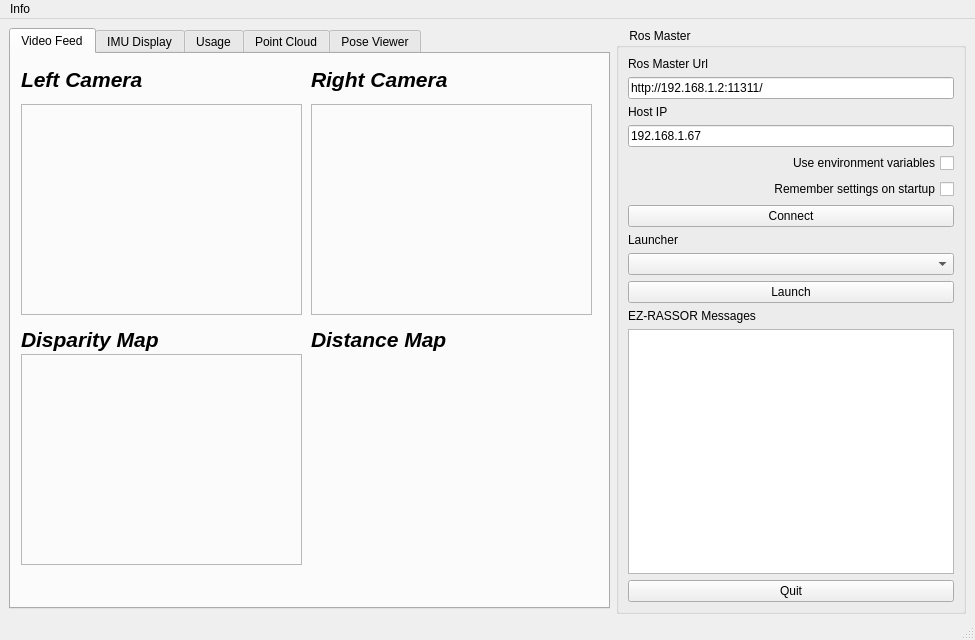
<?xml version="1.0" encoding="UTF-8"?>
<ui version="4.0">
 <class>MainWindowDesign</class>
 <widget class="QMainWindow" name="MainWindowDesign">
  <property name="geometry">
   <rect>
    <x>0</x>
    <y>0</y>
    <width>975</width>
    <height>640</height>
   </rect>
  </property>
  <property name="minimumSize">
   <size>
    <width>975</width>
    <height>640</height>
   </size>
  </property>
  <property name="maximumSize">
   <size>
    <width>975</width>
    <height>640</height>
   </size>
  </property>
  <property name="windowTitle">
   <string>EZ-RASSOR Monitoring System</string>
  </property>
  <property name="windowIcon">
   <iconset resource="../resources/images.qrc">
    <normaloff>:/images/icon.png</normaloff>:/images/icon.png</iconset>
  </property>
  <property name="locale">
   <locale language="English" country="Australia"/>
  </property>
  <widget class="QWidget" name="centralwidget">
   <layout class="QHBoxLayout">
    <item>
     <widget class="QTabWidget" name="tab_manager">
      <property name="minimumSize">
       <size>
        <width>100</width>
        <height>0</height>
       </size>
      </property>
      <property name="maximumSize">
       <size>
        <width>16777215</width>
        <height>600</height>
       </size>
      </property>
      <property name="locale">
       <locale language="English" country="Australia"/>
      </property>
      <property name="tabShape">
       <enum>QTabWidget::Rounded</enum>
      </property>
      <property name="currentIndex">
       <number>0</number>
      </property>
      <widget class="QWidget" name="tab_image">
       <property name="font">
        <font>
         <weight>50</weight>
         <bold>false</bold>
        </font>
       </property>
       <attribute name="title">
        <string>Video Feed</string>
       </attribute>
       <widget class="QLabel" name="front_camera">
        <property name="geometry">
         <rect>
          <x>10</x>
          <y>50</y>
          <width>281</width>
          <height>211</height>
         </rect>
        </property>
        <property name="frameShape">
         <enum>QFrame::StyledPanel</enum>
        </property>
        <property name="text">
         <string/>
        </property>
       </widget>
       <widget class="QLabel" name="back_camera">
        <property name="geometry">
         <rect>
          <x>300</x>
          <y>50</y>
          <width>281</width>
          <height>211</height>
         </rect>
        </property>
        <property name="frameShape">
         <enum>QFrame::StyledPanel</enum>
        </property>
        <property name="frameShadow">
         <enum>QFrame::Plain</enum>
        </property>
        <property name="text">
         <string/>
        </property>
       </widget>
       <widget class="QLabel" name="label_9">
        <property name="geometry">
         <rect>
          <x>10</x>
          <y>10</y>
          <width>171</width>
          <height>31</height>
         </rect>
        </property>
        <property name="text">
         <string>&lt;html&gt;&lt;head/&gt;&lt;body&gt;&lt;p&gt;&lt;span style=&quot; font-size:16pt; font-weight:600; font-style:italic;&quot;&gt;Left Camera&lt;/span&gt;&lt;/p&gt;&lt;/body&gt;&lt;/html&gt;</string>
        </property>
       </widget>
       <widget class="QLabel" name="label_10">
        <property name="geometry">
         <rect>
          <x>300</x>
          <y>10</y>
          <width>171</width>
          <height>31</height>
         </rect>
        </property>
        <property name="text">
         <string>&lt;html&gt;&lt;head/&gt;&lt;body&gt;&lt;p&gt;&lt;span style=&quot; font-size:16pt; font-weight:600; font-style:italic;&quot;&gt;Right Camera&lt;/span&gt;&lt;/p&gt;&lt;/body&gt;&lt;/html&gt;</string>
        </property>
       </widget>
       <widget class="QLabel" name="disparity_camera">
        <property name="geometry">
         <rect>
          <x>10</x>
          <y>300</y>
          <width>281</width>
          <height>211</height>
         </rect>
        </property>
        <property name="frameShape">
         <enum>QFrame::StyledPanel</enum>
        </property>
        <property name="text">
         <string/>
        </property>
       </widget>
       <widget class="QLabel" name="label_11">
        <property name="geometry">
         <rect>
          <x>10</x>
          <y>270</y>
          <width>171</width>
          <height>31</height>
         </rect>
        </property>
        <property name="text">
         <string>&lt;html&gt;&lt;head/&gt;&lt;body&gt;&lt;p&gt;&lt;span style=&quot; font-size:16pt; font-weight:600; font-style:italic;&quot;&gt;Disparity Map&lt;/span&gt;&lt;/p&gt;&lt;/body&gt;&lt;/html&gt;</string>
        </property>
       </widget>
       <widget class="QLabel" name="swamp">
        <property name="geometry">
         <rect>
          <x>300</x>
          <y>310</y>
          <width>281</width>
          <height>211</height>
         </rect>
        </property>
        <property name="frameShape">
         <enum>QFrame::NoFrame</enum>
        </property>
        <property name="frameShadow">
         <enum>QFrame::Plain</enum>
        </property>
        <property name="text">
         <string/>
        </property>
       </widget>
       <widget class="QLabel" name="label_14">
        <property name="geometry">
         <rect>
          <x>300</x>
          <y>270</y>
          <width>171</width>
          <height>31</height>
         </rect>
        </property>
        <property name="text">
         <string>&lt;html&gt;&lt;head/&gt;&lt;body&gt;&lt;p&gt;&lt;span style=&quot; font-size:16pt; font-weight:600; font-style:italic;&quot;&gt;Distance Map&lt;/span&gt;&lt;/p&gt;&lt;/body&gt;&lt;/html&gt;</string>
        </property>
       </widget>
      </widget>
      <widget class="QWidget" name="tab_imu">
       <attribute name="title">
        <string>IMU Display</string>
       </attribute>
       <widget class="QWidget" name="verticalLayoutWidget_2">
        <property name="geometry">
         <rect>
          <x>10</x>
          <y>10</y>
          <width>581</width>
          <height>541</height>
         </rect>
        </property>
        <layout class="QVBoxLayout" name="imu_viewer"/>
       </widget>
      </widget>
      <widget class="QWidget" name="tab_usage">
       <attribute name="title">
        <string>Usage</string>
       </attribute>
       <widget class="QProgressBar" name="cpuBar">
        <property name="geometry">
         <rect>
          <x>120</x>
          <y>30</y>
          <width>461</width>
          <height>61</height>
         </rect>
        </property>
        <property name="value">
         <number>24</number>
        </property>
       </widget>
       <widget class="QProgressBar" name="vmBar">
        <property name="geometry">
         <rect>
          <x>120</x>
          <y>120</y>
          <width>461</width>
          <height>61</height>
         </rect>
        </property>
        <property name="value">
         <number>24</number>
        </property>
       </widget>
       <widget class="QProgressBar" name="smBar">
        <property name="geometry">
         <rect>
          <x>120</x>
          <y>210</y>
          <width>461</width>
          <height>61</height>
         </rect>
        </property>
        <property name="value">
         <number>24</number>
        </property>
       </widget>
       <widget class="QProgressBar" name="dBar">
        <property name="geometry">
         <rect>
          <x>120</x>
          <y>300</y>
          <width>461</width>
          <height>61</height>
         </rect>
        </property>
        <property name="value">
         <number>24</number>
        </property>
       </widget>
       <widget class="QLabel" name="label_4">
        <property name="geometry">
         <rect>
          <x>50</x>
          <y>40</y>
          <width>61</width>
          <height>51</height>
         </rect>
        </property>
        <property name="text">
         <string>&lt;html&gt;&lt;head/&gt;&lt;body&gt;&lt;p align=&quot;right&quot;&gt;&lt;span style=&quot; font-size:14pt; font-weight:600; font-style:italic;&quot;&gt;CPU &lt;/span&gt;&lt;/p&gt;&lt;p align=&quot;right&quot;&gt;&lt;span style=&quot; font-size:14pt; font-weight:600; font-style:italic;&quot;&gt; Usage &lt;/span&gt;&lt;/p&gt;&lt;/body&gt;&lt;/html&gt;</string>
        </property>
       </widget>
       <widget class="QLabel" name="label_5">
        <property name="geometry">
         <rect>
          <x>30</x>
          <y>130</y>
          <width>81</width>
          <height>51</height>
         </rect>
        </property>
        <property name="text">
         <string>&lt;html&gt;&lt;head/&gt;&lt;body&gt;&lt;p align=&quot;right&quot;&gt;&lt;span style=&quot; font-size:14pt; font-weight:600; font-style:italic;&quot;&gt;Virtual &lt;/span&gt;&lt;/p&gt;&lt;p align=&quot;right&quot;&gt;&lt;span style=&quot; font-size:14pt; font-weight:600; font-style:italic;&quot;&gt;Memory &lt;/span&gt;&lt;/p&gt;&lt;/body&gt;&lt;/html&gt;</string>
        </property>
       </widget>
       <widget class="QProgressBar" name="batBar">
        <property name="geometry">
         <rect>
          <x>120</x>
          <y>390</y>
          <width>461</width>
          <height>61</height>
         </rect>
        </property>
        <property name="value">
         <number>24</number>
        </property>
       </widget>
       <widget class="QLabel" name="label_6">
        <property name="geometry">
         <rect>
          <x>30</x>
          <y>220</y>
          <width>81</width>
          <height>51</height>
         </rect>
        </property>
        <property name="text">
         <string>&lt;html&gt;&lt;head/&gt;&lt;body&gt;&lt;p align=&quot;right&quot;&gt;&lt;span style=&quot; font-size:14pt; font-weight:600; font-style:italic;&quot;&gt;Swap &lt;/span&gt;&lt;/p&gt;&lt;p align=&quot;right&quot;&gt;&lt;span style=&quot; font-size:14pt; font-weight:600; font-style:italic;&quot;&gt;Memory &lt;/span&gt;&lt;/p&gt;&lt;/body&gt;&lt;/html&gt;</string>
        </property>
       </widget>
       <widget class="QLabel" name="label_7">
        <property name="geometry">
         <rect>
          <x>30</x>
          <y>310</y>
          <width>81</width>
          <height>51</height>
         </rect>
        </property>
        <property name="text">
         <string>&lt;html&gt;&lt;head/&gt;&lt;body&gt;&lt;p align=&quot;right&quot;&gt;&lt;span style=&quot; font-size:14pt; font-weight:600; font-style:italic;&quot;&gt;Disk &lt;/span&gt;&lt;/p&gt;&lt;p align=&quot;right&quot;&gt;&lt;span style=&quot; font-size:14pt; font-weight:600; font-style:italic;&quot;&gt; Usage &lt;/span&gt;&lt;/p&gt;&lt;/body&gt;&lt;/html&gt;</string>
        </property>
       </widget>
       <widget class="QLabel" name="label_8">
        <property name="geometry">
         <rect>
          <x>10</x>
          <y>400</y>
          <width>101</width>
          <height>51</height>
         </rect>
        </property>
        <property name="text">
         <string>&lt;html&gt;&lt;head/&gt;&lt;body&gt;&lt;p align=&quot;right&quot;&gt;&lt;span style=&quot; font-size:14pt; font-weight:600; font-style:italic;&quot;&gt;Battery &lt;/span&gt;&lt;/p&gt;&lt;p align=&quot;right&quot;&gt;&lt;span style=&quot; font-size:14pt; font-weight:600; font-style:italic;&quot;&gt;Remaining &lt;/span&gt;&lt;/p&gt;&lt;/body&gt;&lt;/html&gt;</string>
        </property>
       </widget>
       <widget class="QProgressBar" name="batBar_2">
        <property name="geometry">
         <rect>
          <x>120</x>
          <y>480</y>
          <width>461</width>
          <height>61</height>
         </rect>
        </property>
        <property name="value">
         <number>24</number>
        </property>
       </widget>
       <widget class="QLabel" name="label_13">
        <property name="geometry">
         <rect>
          <x>10</x>
          <y>490</y>
          <width>101</width>
          <height>51</height>
         </rect>
        </property>
        <property name="text">
         <string>&lt;html&gt;&lt;head/&gt;&lt;body&gt;&lt;p align=&quot;right&quot;&gt;&lt;span style=&quot; font-size:14pt; font-weight:600; font-style:italic;&quot;&gt;Dank &lt;/span&gt;&lt;/p&gt;&lt;p align=&quot;right&quot;&gt;&lt;span style=&quot; font-size:14pt; font-weight:600; font-style:italic;&quot;&gt;Meter &lt;/span&gt;&lt;/p&gt;&lt;/body&gt;&lt;/html&gt;</string>
        </property>
       </widget>
      </widget>
      <widget class="QWidget" name="tab_pc">
       <attribute name="title">
        <string>Point Cloud</string>
       </attribute>
       <widget class="QWidget" name="verticalLayoutWidget">
        <property name="geometry">
         <rect>
          <x>10</x>
          <y>10</y>
          <width>581</width>
          <height>541</height>
         </rect>
        </property>
        <layout class="QVBoxLayout" name="pc_viewer"/>
       </widget>
      </widget>
      <widget class="QWidget" name="tab">
       <attribute name="title">
        <string>Pose Viewer</string>
       </attribute>
       <widget class="QWidget" name="verticalLayoutWidget_3">
        <property name="geometry">
         <rect>
          <x>10</x>
          <y>10</y>
          <width>581</width>
          <height>541</height>
         </rect>
        </property>
        <layout class="QVBoxLayout" name="pose_viewer"/>
       </widget>
      </widget>
     </widget>
    </item>
    <item>
     <widget class="QGroupBox" name="groupBox">
      <property name="minimumSize">
       <size>
        <width>350</width>
        <height>586</height>
       </size>
      </property>
      <property name="maximumSize">
       <size>
        <width>350</width>
        <height>586</height>
       </size>
      </property>
      <property name="title">
       <string>    Ros Master</string>
      </property>
      <layout class="QGridLayout" name="gridLayout">
       <item row="0" column="0">
        <layout class="QGridLayout" name="gridLayout_2">
         <item row="4" column="0">
          <widget class="QCheckBox" name="checkbox_use_environment">
           <property name="layoutDirection">
            <enum>Qt::RightToLeft</enum>
           </property>
           <property name="text">
            <string>Use environment variables</string>
           </property>
          </widget>
         </item>
         <item row="10" column="0">
          <widget class="QLabel" name="label_12">
           <property name="text">
            <string>EZ-RASSOR Messages</string>
           </property>
          </widget>
         </item>
         <item row="3" column="0">
          <widget class="QLineEdit" name="line_edit_host">
           <property name="text">
            <string>192.168.1.67</string>
           </property>
          </widget>
         </item>
         <item row="6" column="0">
          <widget class="QPushButton" name="button_connect">
           <property name="enabled">
            <bool>true</bool>
           </property>
           <property name="sizePolicy">
            <sizepolicy hsizetype="MinimumExpanding" vsizetype="Fixed">
             <horstretch>0</horstretch>
             <verstretch>0</verstretch>
            </sizepolicy>
           </property>
           <property name="toolTip">
            <string>Set the target to the current joint trajectory state.</string>
           </property>
           <property name="statusTip">
            <string>Clear all waypoints and set the target to the current joint trajectory state.</string>
           </property>
           <property name="text">
            <string>Connect</string>
           </property>
          </widget>
         </item>
         <item row="7" column="0">
          <widget class="QLabel" name="label_3">
           <property name="frameShape">
            <enum>QFrame::NoFrame</enum>
           </property>
           <property name="frameShadow">
            <enum>QFrame::Raised</enum>
           </property>
           <property name="text">
            <string>Launcher</string>
           </property>
          </widget>
         </item>
         <item row="2" column="0">
          <widget class="QLabel" name="label_2">
           <property name="frameShape">
            <enum>QFrame::NoFrame</enum>
           </property>
           <property name="frameShadow">
            <enum>QFrame::Raised</enum>
           </property>
           <property name="text">
            <string>Host IP</string>
           </property>
          </widget>
         </item>
         <item row="11" column="0">
          <widget class="QListView" name="view_logging"/>
         </item>
         <item row="0" column="0">
          <widget class="QLabel" name="label">
           <property name="frameShape">
            <enum>QFrame::NoFrame</enum>
           </property>
           <property name="frameShadow">
            <enum>QFrame::Raised</enum>
           </property>
           <property name="text">
            <string>Ros Master Url</string>
           </property>
          </widget>
         </item>
         <item row="8" column="0">
          <widget class="QComboBox" name="comboBox"/>
         </item>
         <item row="9" column="0">
          <widget class="QPushButton" name="button_launch">
           <property name="text">
            <string>Launch</string>
           </property>
          </widget>
         </item>
         <item row="1" column="0">
          <widget class="QLineEdit" name="line_edit_master">
           <property name="text">
            <string>http://192.168.1.2:11311/</string>
           </property>
          </widget>
         </item>
         <item row="5" column="0">
          <widget class="QCheckBox" name="checkbox_remember_settings">
           <property name="layoutDirection">
            <enum>Qt::RightToLeft</enum>
           </property>
           <property name="text">
            <string>Remember settings on startup</string>
           </property>
          </widget>
         </item>
         <item row="12" column="0">
          <widget class="QPushButton" name="quit_button">
           <property name="sizePolicy">
            <sizepolicy hsizetype="MinimumExpanding" vsizetype="Fixed">
             <horstretch>0</horstretch>
             <verstretch>0</verstretch>
            </sizepolicy>
           </property>
           <property name="text">
            <string>Quit</string>
           </property>
          </widget>
         </item>
        </layout>
       </item>
      </layout>
     </widget>
    </item>
   </layout>
  </widget>
  <widget class="QMenuBar" name="menubar">
   <property name="geometry">
    <rect>
     <x>0</x>
     <y>0</y>
     <width>975</width>
     <height>18</height>
    </rect>
   </property>
   <widget class="QMenu" name="menu_File">
    <property name="title">
     <string>Info</string>
    </property>
    <addaction name="separator"/>
    <addaction name="actionAbout"/>
    <addaction name="separator"/>
    <addaction name="action_Quit"/>
   </widget>
   <addaction name="menu_File"/>
  </widget>
  <widget class="QStatusBar" name="statusbar"/>
  <action name="action_Quit">
   <property name="text">
    <string>&amp;Quit</string>
   </property>
   <property name="shortcut">
    <string>Ctrl+Q</string>
   </property>
   <property name="shortcutContext">
    <enum>Qt::ApplicationShortcut</enum>
   </property>
  </action>
  <action name="action_Preferences">
   <property name="text">
    <string>&amp;Preferences</string>
   </property>
  </action>
  <action name="actionAbout">
   <property name="text">
    <string>&amp;About</string>
   </property>
  </action>
  <action name="actionAbout_Qt">
   <property name="text">
    <string>About &amp;Qt</string>
   </property>
  </action>
 </widget>
 <resources>
  <include location="../resources/images.qrc"/>
 </resources>
 <connections>
  <connection>
   <sender>action_Quit</sender>
   <signal>triggered()</signal>
   <receiver>MainWindowDesign</receiver>
   <slot>close()</slot>
   <hints>
    <hint type="sourcelabel">
     <x>-1</x>
     <y>-1</y>
    </hint>
    <hint type="destinationlabel">
     <x>399</x>
     <y>299</y>
    </hint>
   </hints>
  </connection>
  <connection>
   <sender>quit_button</sender>
   <signal>clicked()</signal>
   <receiver>MainWindowDesign</receiver>
   <slot>close()</slot>
   <hints>
    <hint type="sourcelabel">
     <x>859</x>
     <y>552</y>
    </hint>
    <hint type="destinationlabel">
     <x>469</x>
     <y>299</y>
    </hint>
   </hints>
  </connection>
 </connections>
</ui>
